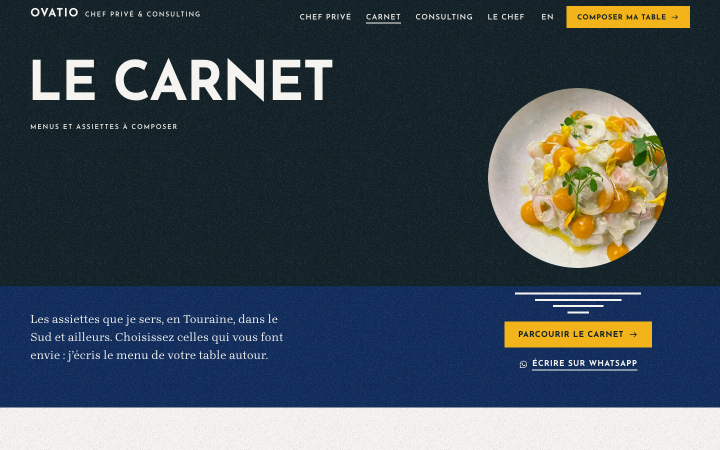
#> input picture chef-ovatio/media/carnet-desktop.png, 1440 x 900 px, given as the content of the folder ../media/carnet-desktop.png, which was not available (shown at 1/2 size)
$ python encode-clip.py ../media/carnet-desktop.png ../media/carnet-mobile.png 1.0 1.0 5 100
#> lines starting #> are read from the running program, lines starting #| are printed output that depends on the picture; pictures that were not available may be replaced by others from this repository, and a replacement may not be noted
# Re-encodes the frames of takes/home-clip.json (record.mjs --keep-frames, 1440x900 at 24 fps) as one looping WebP.
# Usage: python3 encode-clip.py <framesDir> <out.webp> <sourceFps> <fps> <quality> [width]
# Steps: pick every (sourceFps/fps)th frame, resize to <width> (Lanczos), merge consecutive frames that differ by fewer
# than 200 pixels (3% fuzz, max channel difference) into one longer frame, then encode with libwebp through Pillow with
# every frame a keyframe (kmin 0, kmax 1): each stored frame is a full lossy image, no sub-rectangles blended over the
# previous one, so no residue of an earlier frame can stay on screen. Used for media/clip.webp: 24 -> 8 fps, quality 15, 1200 px (the site's grain makes every frame heavy).
import sys, os
import numpy as np
from PIL import Image

src, out, src_fps, fps, q = sys.argv[1], sys.argv[2], float(sys.argv[3]), float(sys.argv[4]), int(sys.argv[5])
width = int(sys.argv[6]) if len(sys.argv) > 6 else 1200
files = sorted(os.path.join(src, f) for f in os.listdir(src) if f.endswith('.png'))
n = round(len(files) * fps / src_fps)
picked = [files[min(len(files) - 1, round(k * src_fps / fps))] for k in range(n)]

def load(f):
    im = Image.open(f).convert('RGB')
#> im is the input picture: PIL image 1440x900 RGB; mean R, G, B 65, 76.6, 84.1
    h = round(im.height * width / im.width)
#> h = 62
    return im.resize((width, h), Image.LANCZOS)
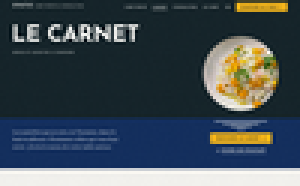
#> returned value: PIL image 100x62 RGB (shown 3 times larger); mean R, G, B 65, 76.6, 84.1

kept = []  # [image, array, frames]
for f in picked:
    im = load(f)
    a = np.asarray(im, dtype=np.int16)
    if kept and int((np.abs(a - kept[-1][1]).max(axis=2) > 0.03 * 255).sum()) < 200:
        kept[-1][2] += 1
    else:
        kept.append([im, a, 1])

durations, t = [], 0
for k in kept:
    durations.append(round((t + k[2]) * 1000 / fps) - round(t * 1000 / fps))
    t += k[2]
#> this loop made 1 pass
#> t on pass 1: 1
#> after the loop, durations = [1000]; t = 1

kept[0][0].save(out, 'WEBP', save_all=True, append_images=[k[0] for k in kept[1:]], duration=durations, loop=0,
                quality=q, method=6, lossless=False, kmin=0, kmax=1, allow_mixed=False, minimize_size=False)
print(f'{fps:g}fps q{q} {width}px picked {len(picked)} kept {len(kept)} -> {os.path.getsize(out)} bytes '
      f'({os.path.getsize(out) / 1024:.0f} KB), {t / fps:g}s')
#| 1fps q5 100px picked 1 kept 1 -> 388 bytes (0 KB), 1s

$ run again, on chef-ovatio/media/carnet-mobile.png
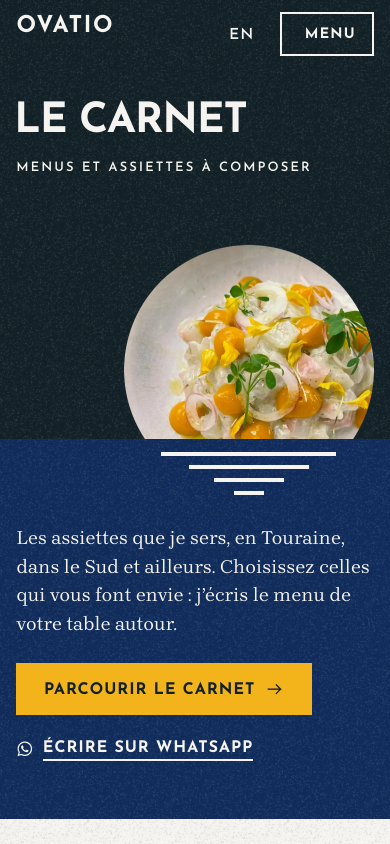
#> input picture chef-ovatio/media/carnet-mobile.png, 780 x 1688 px, given as the content of the folder ../media/carnet-mobile.png, which was not available (shown at 1/2 size)
#> in load, im is the input picture: PIL image 780x1688 RGB; mean R, G, B 65.5, 76, 82.7
#> in load, `return im.resize((width, h), Image.LANCZOS)`:
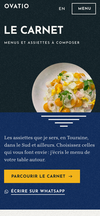
#> returned value: PIL image 100x216 RGB; mean R, G, B 65.5, 76, 82.7
#> the loop `for k in kept:` made 1 pass
#> t on pass 1: 1
#> after the loop `for k in kept:`: durations = [1000]; t = 1
#| 1fps q5 100px picked 1 kept 1 -> 1058 bytes (1 KB), 1s
